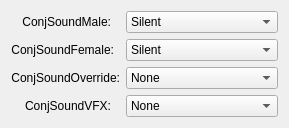
      <widget class="QWidget" name="tabSounds">
       <attribute name="title">
        <string>Sounds</string>
       </attribute>
       <layout class="QFormLayout" name="formLayout_8">
        <property name="fieldGrowthPolicy">
         <enum>QFormLayout::AllNonFixedFieldsGrow</enum>
        </property>
        <item row="0" column="0">
         <widget class="QLabel" name="label_36">
          <property name="minimumSize">
           <size>
            <width>100</width>
            <height>0</height>
           </size>
          </property>
          <property name="text">
           <string>ConjSoundMale:</string>
          </property>
          <property name="alignment">
           <set>Qt::AlignRight|Qt::AlignTrailing|Qt::AlignVCenter</set>
          </property>
         </widget>
        </item>
        <item row="0" column="1">
         <widget class="QComboBox" name="ConjSoundMale">
          <item>
           <property name="text">
            <string>Silent</string>
           </property>
          </item>
          <item>
           <property name="text">
            <string>vs_chant_conj_hm</string>
           </property>
          </item>
          <item>
           <property name="text">
            <string>vs_chant_conj_lm</string>
           </property>
          </item>
          <item>
           <property name="text">
            <string>vs_chant_ench_hm</string>
           </property>
          </item>
          <item>
           <property name="text">
            <string>vs_chant_ench_lm</string>
           </property>
          </item>
          <item>
           <property name="text">
            <string>vs_chant_evoc_hm</string>
           </property>
          </item>
          <item>
           <property name="text">
            <string>vs_chant_evoc_lm</string>
           </property>
          </item>
          <item>
           <property name="text">
            <string>vs_chant_illu_hm</string>
           </property>
          </item>
          <item>
           <property name="text">
            <string>vs_chant_illu_lm</string>
           </property>
          </item>
          <item>
           <property name="text">
            <string>vs_chant_necr_hm</string>
           </property>
          </item>
          <item>
           <property name="text">
            <string>vs_chant_necr_lm</string>
           </property>
          </item>
          <item>
           <property name="text">
            <string>vs_chant_necr_li_lm</string>
           </property>
          </item>
          <item>
           <property name="text">
            <string>vs_chant_lock_lei_hm</string>
           </property>
          </item>
         </widget>
        </item>
        <item row="1" column="0">
         <widget class="QLabel" name="label_76">
          <property name="minimumSize">
           <size>
            <width>100</width>
            <height>0</height>
           </size>
          </property>
          <property name="text">
           <string>ConjSoundFemale:</string>
          </property>
          <property name="alignment">
           <set>Qt::AlignRight|Qt::AlignTrailing|Qt::AlignVCenter</set>
          </property>
         </widget>
        </item>
        <item row="1" column="1">
         <widget class="QComboBox" name="ConjSoundFemale">
          <item>
           <property name="text">
            <string>Silent</string>
           </property>
          </item>
          <item>
           <property name="text">
            <string>vs_chant_conj_hf</string>
           </property>
          </item>
          <item>
           <property name="text">
            <string>vs_chant_conj_lf</string>
           </property>
          </item>
          <item>
           <property name="text">
            <string>vs_chant_ench_hf</string>
           </property>
          </item>
          <item>
           <property name="text">
            <string>vs_chant_ench_lf</string>
           </property>
          </item>
          <item>
           <property name="text">
            <string>vs_chant_evoc_hf</string>
           </property>
          </item>
          <item>
           <property name="text">
            <string>vs_chant_evoc_lf</string>
           </property>
          </item>
          <item>
           <property name="text">
            <string>vs_chant_illu_hf</string>
           </property>
          </item>
          <item>
           <property name="text">
            <string>vs_chant_illu_lf</string>
           </property>
          </item>
          <item>
           <property name="text">
            <string>vs_chant_necr_hf</string>
           </property>
          </item>
          <item>
           <property name="text">
            <string>vs_chant_necr_lf</string>
           </property>
          </item>
          <item>
           <property name="text">
            <string>vs_chant_necr_li_lf</string>
           </property>
          </item>
          <item>
           <property name="text">
            <string>vs_chant_lock_lei_hf</string>
           </property>
          </item>
         </widget>
        </item>
        <item row="2" column="0">
         <widget class="QLabel" name="label_77">
          <property name="minimumSize">
           <size>
            <width>100</width>
            <height>0</height>
           </size>
          </property>
          <property name="text">
           <string>ConjSoundOverride:</string>
          </property>
          <property name="alignment">
           <set>Qt::AlignRight|Qt::AlignTrailing|Qt::AlignVCenter</set>
          </property>
         </widget>
        </item>
        <item row="2" column="1">
         <widget class="QComboBox" name="ConjSoundOverride">
          <item>
           <property name="text">
            <string>None</string>
           </property>
          </item>
          <item>
           <property name="text">
            <string>A0Cantrip</string>
           </property>
          </item>
          <item>
           <property name="text">
            <string>D0Cantrip</string>
           </property>
          </item>
          <item>
           <property name="text">
            <string>damnation</string>
           </property>
          </item>
          <item>
           <property name="text">
            <string>entropichusk</string>
           </property>
          </item>
          <item>
           <property name="text">
            <string>epicgate</string>
           </property>
          </item>
          <item>
           <property name="text">
            <string>hellball</string>
           </property>
          </item>
          <item>
           <property name="text">
            <string>massfowl</string>
           </property>
          </item>
          <item>
           <property name="text">
            <string>vampiricfeast</string>
           </property>
          </item>
          <item>
           <property name="text">
            <string>I1</string>
           </property>
          </item>
          <item>
           <property name="text">
            <string>I2</string>
           </property>
          </item>
          <item>
           <property name="text">
            <string>I3</string>
           </property>
          </item>
          <item>
           <property name="text">
            <string>I4</string>
           </property>
          </item>
         </widget>
        </item>
        <item row="3" column="0">
         <widget class="QLabel" name="label_79">
          <property name="minimumSize">
           <size>
            <width>100</width>
            <height>0</height>
           </size>
          </property>
          <property name="text">
           <string>ConjSoundVFX:</string>
          </property>
          <property name="alignment">
           <set>Qt::AlignRight|Qt::AlignTrailing|Qt::AlignVCenter</set>
          </property>
         </widget>
        </item>
        <item row="3" column="1">
         <widget class="QComboBox" name="ConjSoundVFX">
          <item>
           <property name="text">
            <string>None</string>
           </property>
          </item>
          <item>
           <property name="text">
            <string>as_n2_cresendo2a</string>
           </property>
          </item>
          <item>
           <property name="text">
            <string>sco_mehannatr01</string>
           </property>
          </item>
          <item>
           <property name="text">
            <string>sco_mehanelec01</string>
           </property>
          </item>
          <item>
           <property name="text">
            <string>sco_mehansonc02</string>
           </property>
          </item>
          <item>
           <property name="text">
            <string>sco_mehancold03</string>
           </property>
          </item>
          <item>
           <property name="text">
            <string>sco_mehanmind01</string>
           </property>
          </item>
          <item>
           <property name="text">
            <string>sco_lgsprelec01</string>
           </property>
          </item>
         </widget>
        </item>
       </layout>
      </widget>
